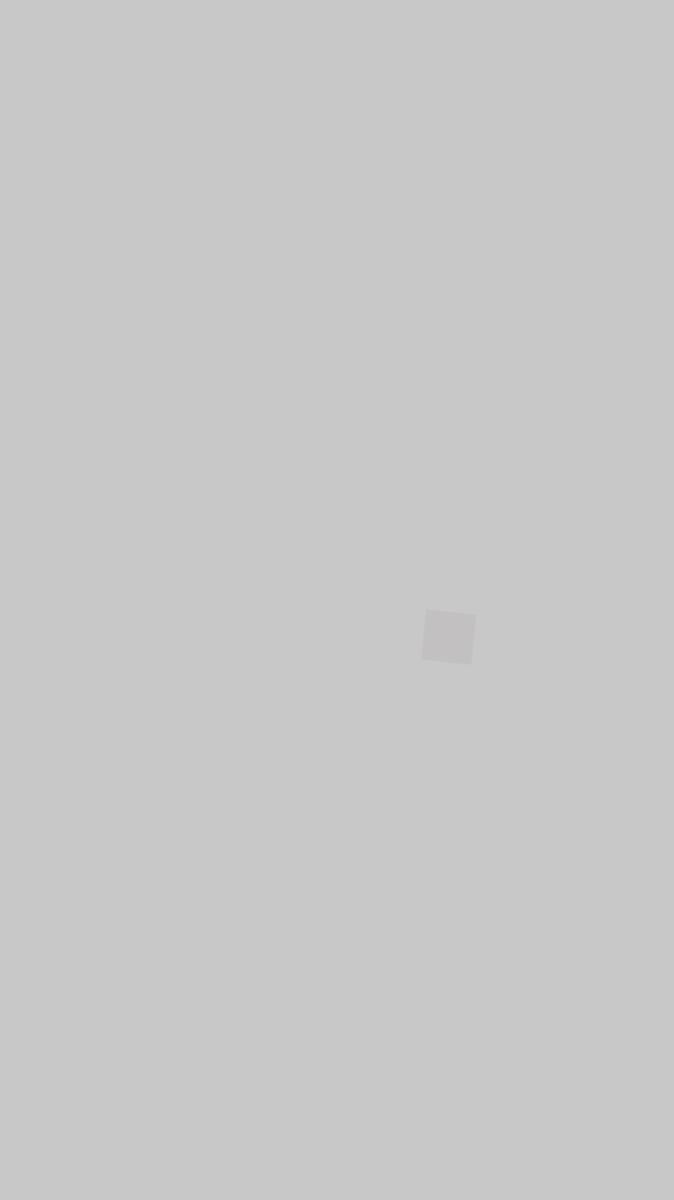
Frame 1 (no input)
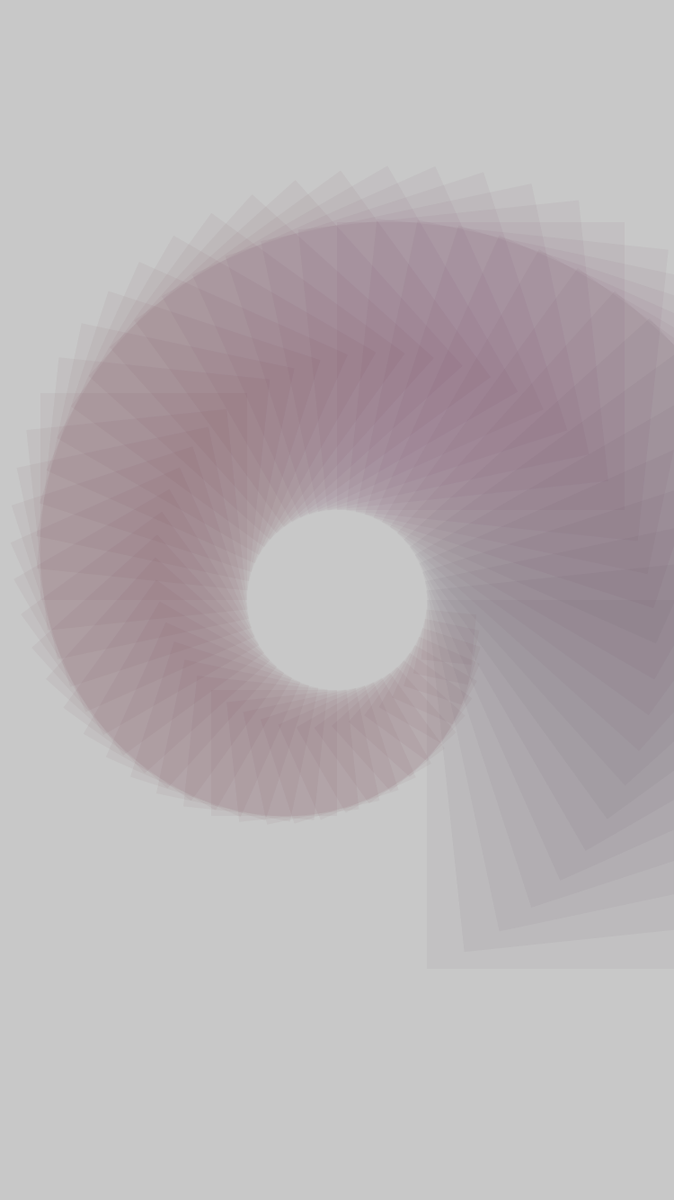
Frame 60 (no input)
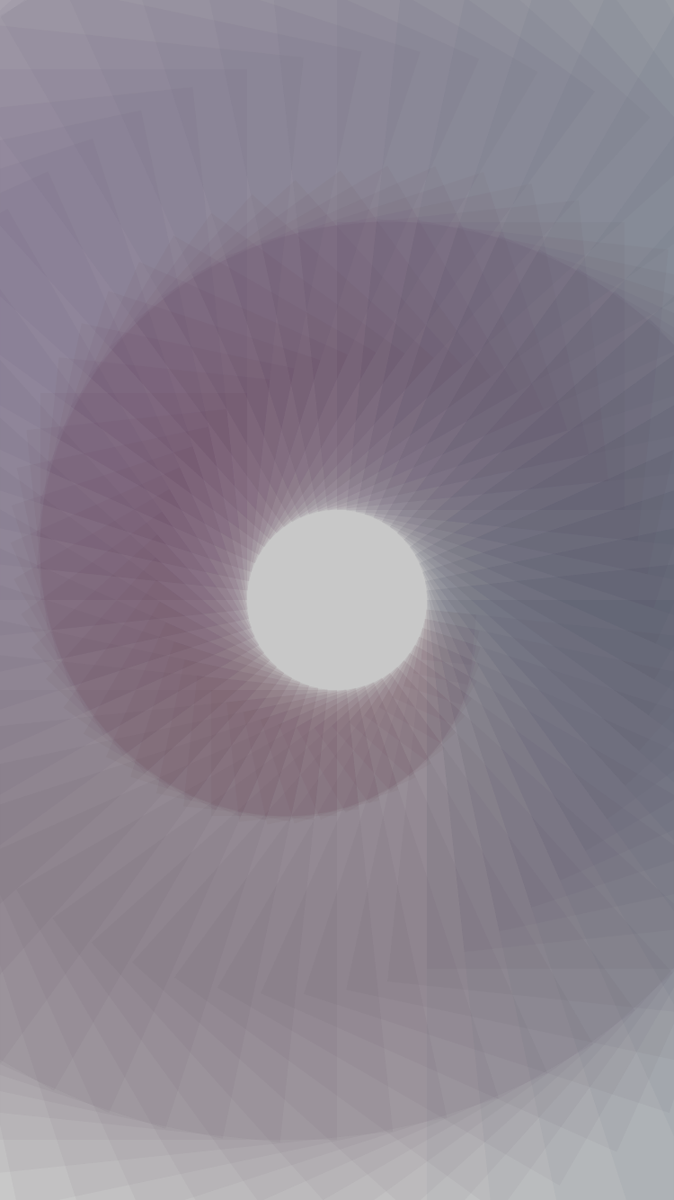
Frame 120 (the mouse pressed at the canvas centre since frame 60)

The p5.js sketch that drew these frames (run headless with seeded random() and noise() and a simulated clock; from frame 60 on, the mouse is pressed at the canvas centre):

// p5.js sketch
// ── sketch.js
function setup() {
  createCanvas(750,1334);
  background(200);
  angleMode(DEGREES);
  
  frameRate(20);
}

function draw() {
  translate(width/2,height/2);
  rotate(frameCount*6);
  noStroke();

  // lerpColor blends two colors to find a third color somewhere between them.
  // lerpColor(col1,col2,amount)
  
  fill(lerpColor(color(92,0,26,10), color(6,94,130,10), frameCount/200));
  rect(100,0,50+frameCount*6,50+frameCount*6);
  
  //if (frameCount == 240) {
  //noLoop();
  //}
}
